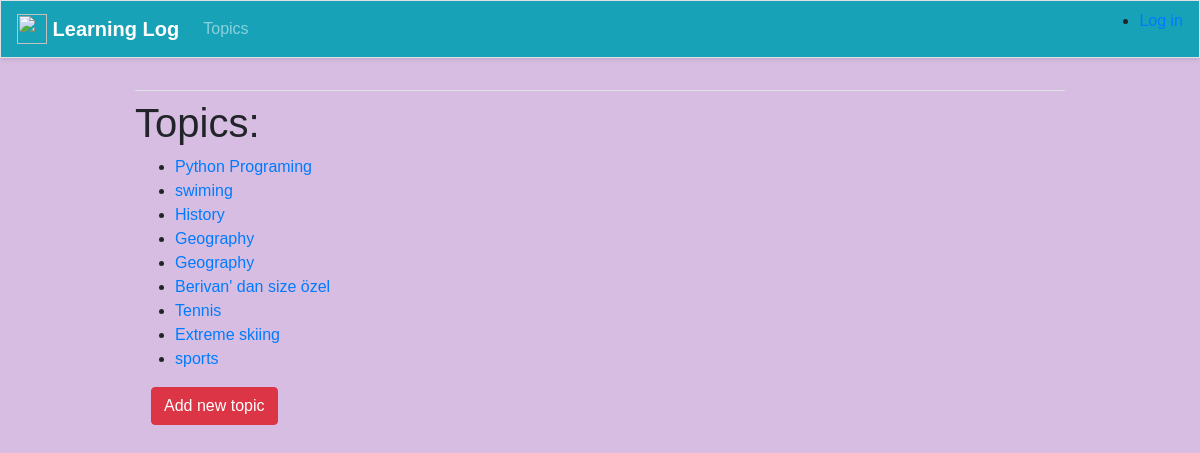
Before: /topics/ with the older database file.
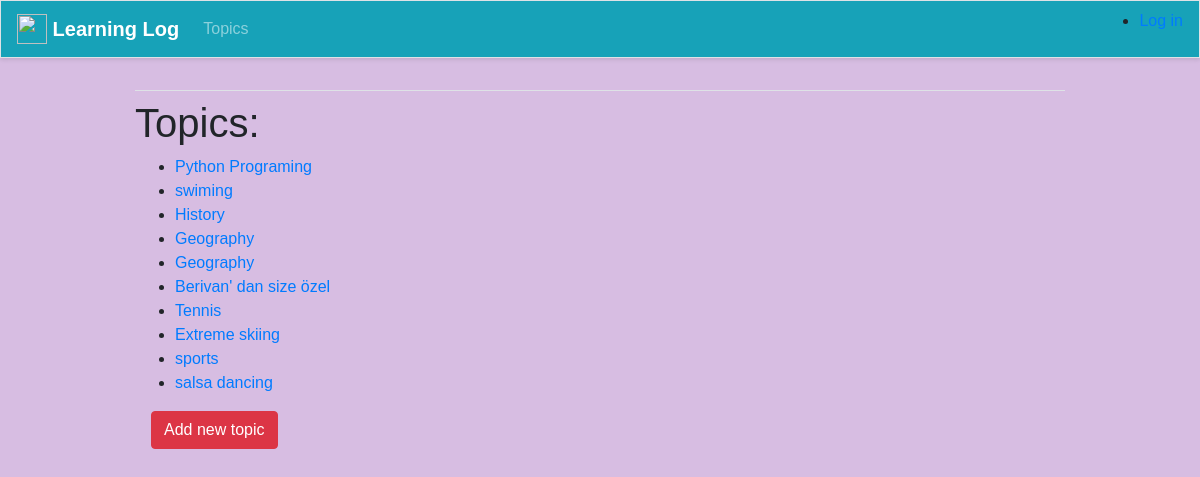
After: the same page with the newer database file.
### learning_logs/models.py (models this page shows)
class Topic(models.Model):
    text= models.CharField(max_length=200)  #text adında bir Charfield tanımlıyoruz ve bu veri tabanında bir sütun oluşturur
    date_added = models.DateTimeField(auto_now_add=True)
    def __str__(self):
        return self.text

### learning_logs/views.py (the view)
# urls.py: path('topics/', views.topics, name='topics'),
def topics(request):
    topics = Topic.objects.order_by('date_added')
    context = {'topics': topics}
    return render(request, 'learning_logs/topics.html', context)

### learning_logs/templates/learning_logs/topics.html
{% extends 'learning_logs/base.html' %}
{% block content %}
<h1>Topics:</h1>
<ul>
    {% for topic in topics %}
        <li>
            <a href="{% url 'learning_logs:topic' topic.id %}">{{ topic }}</a>
        </li>
    {% empty %}
        <li>No topic have been added yet.</li>
    {% endfor %}
</ul>
<div class="ml-3">
    <a href="{% url 'learning_logs:new_topic' %}" class="btn btn-danger">Add new topic</a>
</div>
{% endblock content %}

Changed rows visible on the page:
added Topic: text "salsa dancing"
